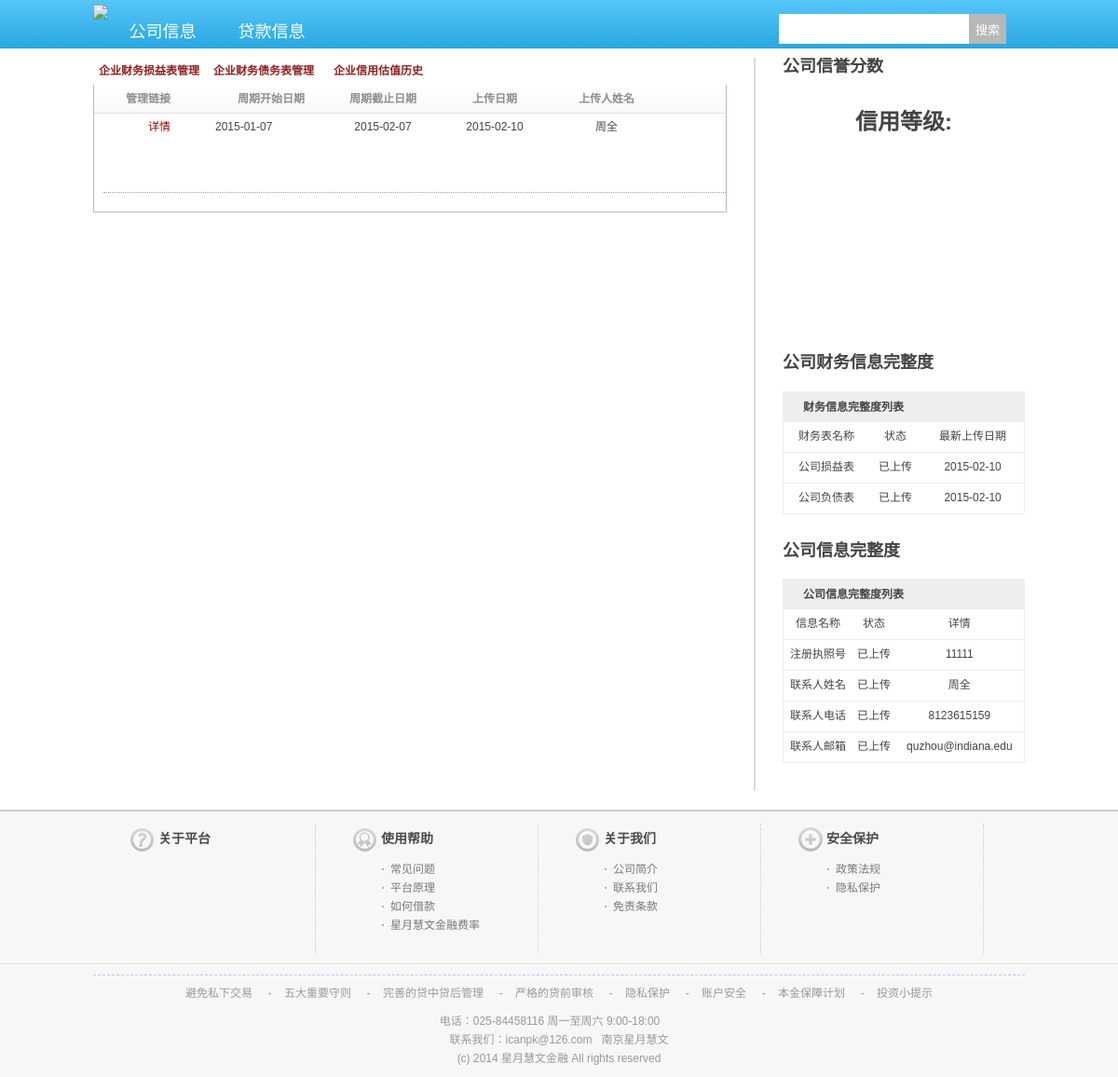
/new_php/bank_member/view_finance_manage_statement.php?orgID=2 (signed in), run on the app's committed database.
### tables this page shows
CREATE TABLE `t_income_statement` (
  `statementID` bigint(20) NOT NULL AUTO_INCREMENT,
  `organizationID` bigint(20) NOT NULL,
  `statementDate` date DEFAULT NULL,
  `mainIncome` double DEFAULT NULL,
  `mainCost` double DEFAULT NULL,
  `salesTax` double DEFAULT NULL,
  `mainProfit` double DEFAULT NULL,
  `otherProfit` double DEFAULT NULL,
  `businessCost` double DEFAULT NULL,
  `manageCost` double DEFAULT NULL,
  `financeCost` double DEFAULT NULL,
  `impairmentCost` double DEFAULT NULL,
  `investGain` double DEFAULT NULL,
  `businessProfit` double DEFAULT NULL,
  `otherIncome` double DEFAULT NULL,
  `subsidyIncome` double DEFAULT NULL,
  `otherCost` double DEFAULT NULL,
  `profitTotal` double DEFAULT NULL,
  `incomeTax` double DEFAULT NULL,
  `netProfit` double DEFAULT NULL,
  `grossProfit` double DEFAULT NULL,
  `netMargin` double DEFAULT NULL,
  `grossMargin` double DEFAULT NULL,
  `submissionUser` bigint(20) DEFAULT NULL,
  `file_url` varchar(1000) DEFAULT NULL,
  `startDate` date DEFAULT NULL,
  `endDate` date DEFAULT NULL,
  PRIMARY KEY (`statementID`),
  KEY `organizationID` (`organizationID`),
  KEY `submissionUser` (`submissionUser`),
  CONSTRAINT `t_income_statement_ibfk_1` FOREIGN KEY (`organizationID`) REFERENCES `organization` (`organizationID`),
  CONSTRAINT `t_income_statement_ibfk_2` FOREIGN KEY (`submissionUser`) REFERENCES `users` (`userID`)
);

CREATE TABLE `users` (
  `userID` bigint(20) NOT NULL AUTO_INCREMENT,
  `LastName` varchar(255) NOT NULL,
  `FirstName` varchar(255) NOT NULL,
  `homeAddress` varchar(1000) DEFAULT NULL,
  `businessAddress` varchar(1000) DEFAULT NULL,
  `IDType` varchar(1000) DEFAULT NULL,
  `IDNo` int(11) DEFAULT NULL,
  `email` varchar(1000) DEFAULT NULL,
  `phone` varchar(1000) DEFAULT NULL,
  `emergencyName` varchar(1000) DEFAULT NULL,
  `emergencyEmail` varchar(1000) DEFAULT NULL,
  `organizationID` bigint(20) DEFAULT NULL,
  `groupID` tinyint(4) DEFAULT NULL,
  `username` varchar(100) NOT NULL,
  `password` varchar(1000) DEFAULT NULL,
  `gender` tinyint(4) DEFAULT NULL,
  `emergencyPhone` varchar(1000) DEFAULT NULL,
  PRIMARY KEY (`userID`),
  UNIQUE KEY `username` (`username`),
  KEY `groupID` (`groupID`),
  KEY `organizationID` (`organizationID`),
  CONSTRAINT `users_ibfk_1` FOREIGN KEY (`groupID`) REFERENCES `user_group` (`groupID`),
  CONSTRAINT `users_ibfk_2` FOREIGN KEY (`organizationID`) REFERENCES `organization` (`organizationID`)
);

CREATE TABLE `organization` (
  `organizationID` bigint(20) NOT NULL AUTO_INCREMENT,
  `groupID` tinyint(4) DEFAULT NULL,
  `orgName` varchar(255) DEFAULT NULL,
  `regTime` date DEFAULT NULL,
  `regLocation` varchar(1000) DEFAULT NULL,
  `prodLocation` varchar(1000) DEFAULT NULL,
  `regCapital` double DEFAULT NULL,
  `regLicence` varchar(1000) DEFAULT NULL,
  `regAuthority` varchar(1000) DEFAULT NULL,
  `contactName` varchar(1000) DEFAULT NULL,
  `contactEmail` varchar(1000) DEFAULT NULL,
  `contactPhone` varchar(1000) DEFAULT NULL,
  `appendum` text,
  `organizationKey` varchar(1000) NOT NULL,
  PRIMARY KEY (`organizationID`),
  KEY `groupID` (`groupID`),
  CONSTRAINT `organization_ibfk_1` FOREIGN KEY (`groupID`) REFERENCES `user_group` (`groupID`)
);

### new_php/bank_member/view_finance_manage_statement.php (the view, shortened to what this page needs)
<?php
$orgID=$_GET['orgID'];
$org_sql="SELECT * FROM organization WHERE organizationID=".$orgID;
$org_result=mysql_query($org_sql);
$org_row=mysql_fetch_array($org_result);
$regLicence=$org_row['regLicence'];
$contactName=$org_row['contactName'];
$contactEmail=$org_row['contactEmail'];
$contactPhone=$org_row['contactPhone'];
?>
<!DOCTYPE html PUBLIC "-//W3C//DTD XHTML 1.0 Transitional//EN" "http://www.w3.org/TR/xhtml1/DTD/xhtml1-transitional.dtd">
<html xmlns="http://www.w3.org/1999/xhtml">
<head>
<link rel="stylesheet" type="text/css" href="css/cd5130c04e21f5fa934eaeb037e9923a.css" />
<link rel="stylesheet" type="text/css" href="css/global.css" />
</head>
<body>
<div id="c_header">
	<div class="head_bottom">
		<div class="wrap">
			<div class="logo">
				<a href=""><img src="images/5433d43e3d768.png"/></a>
			</div>
			<div class="nav">
				<ul>
					<li  class="downnav"><a href="">公司信息</a>
					</li>
					<li class="downnav"><a href="">贷款信息</a>
					</li>
			  </ul>
			</div>
			<div class="menu">
				<div class="search">
				<form name="search" action="" method="get">
					<input class="keyword" type="text" name="keyword"/>
					<input class="submit" type="submit" name="submit" value="搜索"/>
				</form>
				</div>
			</div>
		</div>
	</div>
</div>
<div class="wrap">
<div class="long_uc f_l">
	<div id="dashboard" class="dashboard">
	<ul>
		<li class="current"><a href="view_finance_manage_statement.php?orgID=<?php echo $orgID;?>">企业财务损益表管理</a></li>
        <li ><a href="view_finance_manage_sheet.php?orgID=<?php echo $orgID;?>">企业财务债务表管理</a></li>
        <li ><a href="view_credit_score.php?orgID=<?php echo $orgID;?>">企业信用估值历史</a></li>
	</ul>
</div>
<div class="uc_r_bl_box clearfix">
<div class="silverBg tc pl10 " style="height:30px;line-height:30px; font-weight:bold; color:#8E8E8E">
    <div class="f_l tl" style="width:120px;text-indent:2em">
            管理链接
    </div>
    <div class="f_l" style="width:120px">
            周期开始日期
    </div>
    <div class="f_l" style="width:120px">
            周期截止日期
    </div>
    <div class="f_l" style="width:120px">
            上传日期
    </div>
    <div class="f_l" style="width:120px">
            上传人姓名
    </div>
</div>
<div class="clearfix pt5 pb5 pl10 ">
<div id="borrowed" class="tc">
	<?php
	$statement_query="select * from t_income_statement where organizationID=".$orgID;
	$statement_result=mysql_query($statement_query);
	while($statement_row = mysql_fetch_array($statement_result))
		{
			$submission_sql="select * from users where userID=".$statement_row['submissionUser'];
			$submission_result=mysql_query($submission_sql);
			$submission_row=mysql_fetch_array($submission_result);
			$submissionName=$submission_row['LastName'].$submission_row['FirstName'];
			echo'
	            <div class="clearfix pb10">
                <div class="f_l" style="width:120px;height: 64px;" align="center">
                     <a href="view_income_statement.php?statementID='.$statement_row['statementID'].'&orgID='.$orgID.'">详情</a>
                </div>
                <div class="f_l tl" style="width:120px" align="center">
                    '.$statement_row['startDate'].'
                </div>
                <div class="f_l t1" style="width:120px;">
                	'.$statement_row['endDate'].'
				</div>
                <div class="f_l t1" style="width:120px">
                    '.$statement_row['statementDate'].'               </div>
                <div class="f_l" style="width:120px">
                '.$submissionName.'
				</div>
            </div>
            <div style="border-bottom:1px dotted #9D9D9D;margin:5px 0 ">
         </div>';
		}
		?>
                </div>
</div>
</div></div>
<div class="info f_l">
	<div id="info_grade">
	<h2>公司信誉分数</h2>
    <h1><center>信用等级:</center></h1>
    <div id="chart4" style="width:280px;height:220px;"></div>
	</div>
	<h2>公司财务信息完整度</h2>
	<table id="info_dksp_status" style="border-collapse:collapse;">
		<tr><th colspan="3">财务信息完整度列表</th></tr>
		<tr>
			<td>财务表名称</td>
			<td>状态</td>
			<td>最新上传日期</td>
		</tr>
		<tr>
			<td>公司损益表</td>
			<td><?php
			$statement_result=mysql_query('select * from t_income_statement where organizationID='.$orgID);
			$statement_number=mysql_num_rows($statement_result);
			if($statement_number!=0)
				echo "已上传";
			else
				echo "未上传";
			?></td>
			<td><?php
			$statement_date_result=mysql_query('select MAX(statementDate) from t_income_statement where organizationID='.$orgID);
			$statement_date_row=mysql_fetch_array($statement_date_result);
			echo $statement_date_row['MAX(statementDate)'];
			?></td>
		</tr>
		<tr>
			<td>公司负债表</td>
			<td><?php
			$sheet_result=mysql_query('select * from t_balance_sheet where organizationID='.$orgID);
			$sheet_number=mysql_num_rows($sheet_result);
			if($sheet_number!=0)
				echo "已上传";
			else
				echo "未上传";
			?></td>
			<td><?php
			$sheet_date_result=mysql_query('select MAX(sheetDate) from t_balance_sheet where organizationID='.$orgID);
			$sheet_date_row=mysql_fetch_array($sheet_date_result);
			echo $sheet_date_row['MAX(sheetDate)'];
			?></td></td>
		</tr>
	</table>
	<h2>公司信息完整度</h2>
	<table id="info_dkgl_status" style="border-collapse:collapse;">
		<tr><th colspan="3">公司信息完整度列表</th></tr>
		<tr>
			<td>信息名称</td>
			<td>状态</td>
			<td>详情</td>
		</tr>
		<tr>
			<td>注册执照号</td>
			<td><?php
			if($regLicence!="")
				echo "已上传";
			else
				echo "未上传";?></td>
			<td><?php echo $regLicence;?></td>
		</tr>
		<tr>
			<td>联系人姓名</td>
			<td><?php
			if($contactName!="")
				echo "已上传";
			else
				echo "未上传";?></td>
			<td><?php echo $contactName;?></td>
		</tr>
		<tr>
			<td>联系人电话</td>
			<td><?php
			if($contactPhone!="")
				echo "已上传";
			else
				echo "未上传";?></td>
			<td><?php echo $contactPhone;?></td>
		</tr>
        <tr>
			<td>联系人邮箱</td>
			<td><?php
			if($contactEmail!="")
				echo "已上传";
			else
				echo "未上传";?></td>
			<td>
			<?php echo $contactEmail;?>
            </td>
		</tr>
	</table>
</div>
	</div>
	<div id="ftw">
        <div id="ft">
        	<div class="wrap">
	            <ul class="cf">
	            											<li class="col hp1">
	                    <h3>关于平台</h3>
	                </li>
																				<li class="col hp2">
	                    <h3>使用帮助</h3>
	                    <ul class="sub-list">
																					<li><a href="/index.php?ctl=help&id=8" >常见问题</a></li>
																												<li><a href="/index.php?ctl=aboutp2p" target="_blank">平台原理</a></li>
																												<li><a href="/index.php?ctl=borrow&act=aboutborrow" target="_blank">如何借款</a></li>
																												<li><a href="/index.php?ctl=aboutfee" target="_blank">星月慧文金融费率</a></li>
						</ul>
	                </li>
																				<li class="col hp3">
	                    <h3>关于我们</h3>
	                    <ul class="sub-list">
																					<li><a href="/index.php?ctl=help&id=1" >公司简介</a></li>
																												<li><a href="/index.php?ctl=help&id=5" >联系我们</a></li>
																												<li><a href="/index.php?ctl=help&id=2" >免责条款</a></li>
						</ul>
	                </li>
																				<li class="col hp4">
	                    <h3>安全保护</h3>
	                    <ul class="sub-list">
																					<li><a href="/index.php?ctl=aboutlaws" target="_blank">政策法规</a></li>
																												<li><a href="/index.php?ctl=help&id=3" >隐私保护</a></li>
						</ul>
	                </li>
																					            </ul>
			</div>
			<div class="footer_line"></div>
			<div class="wrap">
					            <div class=copyright>
	            						<div class="tc clearfix">
										<a href="/index.php?ctl=sys&id=39" title="避免私下交易">避免私下交易</a>
										&nbsp;&nbsp;&nbsp;&nbsp;-&nbsp;&nbsp;&nbsp;&nbsp;<a href="/index.php?ctl=sys&id=38" title="五大重要守则">五大重要守则</a>
										&nbsp;&nbsp;&nbsp;&nbsp;-&nbsp;&nbsp;&nbsp;&nbsp;<a href="/index.php?ctl=sys&id=37" title="完善的贷中贷后管理">完善的贷中贷后管理</a>
										&nbsp;&nbsp;&nbsp;&nbsp;-&nbsp;&nbsp;&nbsp;&nbsp;<a href="/index.php?ctl=sys&id=36" title="严格的贷前审核">严格的贷前审核</a>
										&nbsp;&nbsp;&nbsp;&nbsp;-&nbsp;&nbsp;&nbsp;&nbsp;<a href="/index.php?ctl=sys&id=35" title="隐私保护">隐私保护</a>
										&nbsp;&nbsp;&nbsp;&nbsp;-&nbsp;&nbsp;&nbsp;&nbsp;<a href="/index.php?ctl=sys&id=34" title="账户安全">账户安全</a>
										&nbsp;&nbsp;&nbsp;&nbsp;-&nbsp;&nbsp;&nbsp;&nbsp;<a href="/index.php?ctl=sys&id=33" title="本金保障计划">本金保障计划</a>
										&nbsp;&nbsp;&nbsp;&nbsp;-&nbsp;&nbsp;&nbsp;&nbsp;<a href="/index.php?ctl=sys&id=clew" title="投资小提示">投资小提示</a>
										</div>
						            						电话：025-84458116 周一至周六 9:00-18:00
					&nbsp;&nbsp;
					&nbsp;&nbsp;
					<div style="text-align:center;">联系我们：icanpk@126.com &nbsp; 南京星月慧文</div>
<div style="text-align:center;">(c) 2014 星月慧文金融 All rights reserved</div>
	            </div>
        </div>
    </div>
</body>
</html>

### new_php/bank_member/css/cd5130c04e21f5fa934eaeb037e9923a.css (style rules this page uses)
body { background:url(../images/bd-bg.gif) repeat-x 0 0 #FFF; word-break:break-all; word-wrap:break-word; font: 12px/ 162% Arial, Tahoma, Helvetica, 宋体; margin:0px; padding:0px; color:#444; }
input { font-family:Arial; }
div { margin:0 auto; padding:0; }
h1,h2,h3,h4,h5,h6,ul,li,dl,dt,dd,form,img,p { margin:0; padding:0; border:none; list-style-type:none; }
.wrap { width:960px; height:auto; }
a { color:#910100; text-decoration:none; }
.f_l { float:left; }
.tl { text-align:left; }
.tc { text-align:center; }
.pl10 { padding-left: 10px; }
.pb5 { padding-bottom: 5px; }
.pb10 { padding-bottom: 10px; }
.pt5 { padding-top: 5px; }
.long_uc { width:760px; overflow:hidden; display:inline-block; }
.clearfix:after { content:"."; display:block; height:0; clear:both;visibility:hidden; }
.cf { zoom: 1 }
.logo { overflow:hidden; display:inline-block; }
#ft { margin: 0px auto; }
#ft .footer_line { border-bottom:1px solid #fff;border-top:1px solid #E0E0E0; height:0; overflow:hidden; clear:both; margin-bottom:10px; }
#ft ul { color: #999 }
#ft ul a { color: #425F9D }
#ft .copyright { color: #999; text-align: center; font-size: 12px; padding: 10px 0 0 0; border-top: 1px dashed #B2CAF3; }
#ft .copyright a { color: #999 }
#ft li.col { width: 198px; padding:0px 0 0 40px; display: inline; float: left; height: 140px; border-right:1px dotted #ccc }
#ft h3 { color: #4A4A4A; font-family:"微软雅黑"; font-size:14px; height:34px; line-height:34px; padding-left:30px; }
#ft .sub-list { margin-top: 5px; font-size: 12px; padding-left:30px; }
#ft .sub-list li { line-height: 20px; background: url("../images/foot_dot.gif") no-repeat left center; padding-left: 10px; }
#ft .sub-list li a { color:#787878 }
#ft a { color:#999; }
#ftw { background:url(../images/footer_line.gif) repeat-x 0px 0px #F7F7F7; padding-top:15px; }
#ft .hp1 h3 { background:url(../images/hp1.gif) no-repeat 0px center; }
#ft .hp2 h3 { background:url(../images/hp2.gif) no-repeat 0px center; }
#ft .hp3 h3 { background:url(../images/hp3.gif) no-repeat 0px center; }
#ft .hp4 h3 { background:url(../images/hp4.gif) no-repeat 0px center; }
.dashboard { position::relative;height:29px; left: 0;background:url(../images/dashboard.jpg) repeat-x 0 27px; }
.dashboard li { float:left; }
.dashboard li a,.dashboard li a:hover { display:block; float:left;margin-right: 3px; font-weight:bold;font-size: 12px; height:29px; line-height:29px; width:120px; text-align:center; background:url(../images/dashboard.jpg) no-repeat 0 -31px; color: #912020;font-family: 'Microsoft Yahei','黑体'; text-decoration:none; }
.dashboard li.current a,.dashboard li.current a:hover { background:url(../images/dashboard.jpg) no-repeat 0 -2px; }
.uc_r_bl_box { background-color: white;border:1px solid #A9BECF; border-top:none }
.silverBg { background:url(../images/short_inc_top.gif) repeat-x; height:36px; line-height:36px; font-size:12px; font-weight:normal; color:#333; border-bottom:#e2e2e2 solid 1px; }

### data on the page
t_income_statement: startDate "2015-01-07", endDate "2015-02-07", statementDate "2015-02-10", submissionUser.FirstName "周全"
organization: regLicence "11111", contactName "周全", contactPhone "8123615159", contactEmail "quzhou@indiana.edu"

### other printed values
$statement_date_row['MAX(statementDate)'] "2015-02-10"
$sheet_date_row['MAX(sheetDate)'] "2015-02-10"
